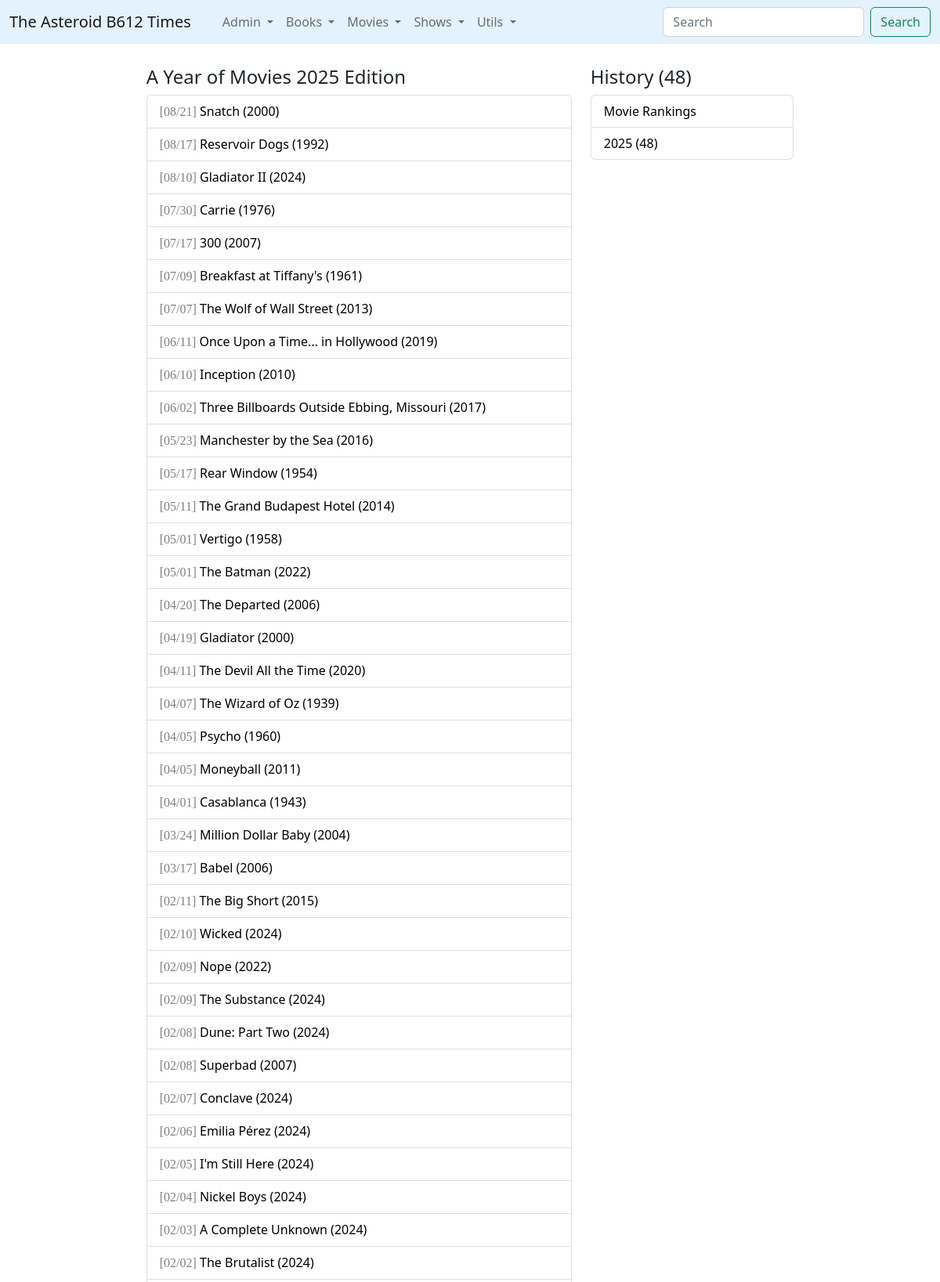
Page /movies/1 (upper part) on the committed database.
### times/models.py (models this page shows, shortened)
class MovieWatch(models.Model):
	film = models.ForeignKey(Movie, on_delete=models.CASCADE)
	wdate = models.DateField()

class Movie(models.Model):
	title = models.CharField(max_length=512)
	info = models.TextField()
	premiere = models.IntegerField()
	runtime = models.IntegerField()
	@property
	def titulo(self):
		return self.title+' ('+ str(self.premiere) +')'

### times/views.py (the view)
# urls.py: path('movies/<y>', views.movies, name='movies'),
def movies(request,y):
	max_year = MovieWatch.objects.order_by('-wdate').first()
	if int(y)==1:
		y = max_year.wdate.strftime('%Y')
	conteo = MovieWatch.objects.count()
	anhos = MovieWatch.objects.values('wdate__year').annotate(qbooks=Count('id')).order_by('-wdate__year')
	wmovies = MovieWatch.objects.filter(wdate__year=int(y)).order_by('-wdate')
	return render(request,'movie-history.html',{'wmovies':wmovies,'anho':int(y),'conteo':conteo,'anhos':anhos})

### times/templates/movie-history.html (shortened to what this page needs)
{% extends 'base_listing.html' %}
{% block contenido %}
<article>
		<h4>A Year of Movies {{anho}} Edition</h4>
	  <ul class="list-group" reversed>
        {% for a in wmovies %}
          <li class="list-group-item">
          	<span style="font-family:Consolas; color:grey;">[{{a.wdate|date:"m/d"}}]</span>
         <a href="{% url 'movie' a.film.id %}" style="color:black; text-decoration: none;">{{a.film.titulo}}</a>
          </li>
        {% endfor %}
      </ul>
</article>
<br>
{% endblock%}
{% block rightbar %}
<br>
<h4>History ({{conteo}})</h4>
      <ul class="list-group">
        <li class="list-group-item d-flex justify-content-between align-items-center">
            <a href="{% url 'movieduel' %}" style="color:black; text-decoration: none;">Movie Rankings</a>
          </li>
        {% for d in anhos %}
          <li class="list-group-item d-flex justify-content-between align-items-center">
          <a href="{% url 'movies' d.wdate__year %}" style="color:black; text-decoration: none;"> {{d.wdate__year}} ({{d.qbooks}})</a>
          </li>
        {% endfor %}
      </ul>
{% endblock %}

### rows in the picture
MovieWatch: wdate "08/21", film.titulo "Snatch (2000)"
MovieWatch: wdate "08/17", film.titulo "Reservoir Dogs (1992)"
MovieWatch: wdate "08/10", film.titulo "Gladiator II (2024)"
MovieWatch: wdate "07/30", film.titulo "Carrie (1976)"
MovieWatch: wdate "07/17", film.titulo "300 (2007)"
MovieWatch: wdate "07/09", film.titulo "Breakfast at Tiffany's (1961)"
MovieWatch: wdate "07/07", film.titulo "The Wolf of Wall Street (2013)"
MovieWatch: wdate "06/11", film.titulo "Once Upon a Time... in Hollywood (2019)"
MovieWatch: wdate "06/10", film.titulo "Inception (2010)"
MovieWatch: wdate "06/02", film.titulo "Three Billboards Outside Ebbing, Missouri (2017)"
MovieWatch: wdate "05/23", film.titulo "Manchester by the Sea (2016)"
MovieWatch: wdate "05/17", film.titulo "Rear Window (1954)"
MovieWatch: wdate "05/11", film.titulo "The Grand Budapest Hotel (2014)"
MovieWatch: wdate "05/01", film.titulo "Vertigo (1958)"
MovieWatch: wdate "05/01", film.titulo "The Batman (2022)"
MovieWatch: wdate "04/20", film.titulo "The Departed (2006)"
MovieWatch: wdate "04/19", film.titulo "Gladiator (2000)"
MovieWatch: wdate "04/11", film.titulo "The Devil All the Time (2020)"
MovieWatch: wdate "04/07", film.titulo "The Wizard of Oz (1939)"
MovieWatch: wdate "04/05", film.titulo "Psycho (1960)"
MovieWatch: wdate "04/05", film.titulo "Moneyball (2011)"
MovieWatch: wdate "04/01", film.titulo "Casablanca (1943)"
MovieWatch: wdate "03/24", film.titulo "Million Dollar Baby (2004)"
MovieWatch: wdate "03/17", film.titulo "Babel (2006)"
MovieWatch: wdate "02/11", film.titulo "The Big Short (2015)"
MovieWatch: wdate "02/10", film.titulo "Wicked (2024)"
MovieWatch: wdate "02/09", film.titulo "Nope (2022)"
MovieWatch: wdate "02/09", film.titulo "The Substance (2024)"
MovieWatch: wdate "02/08", film.titulo "Dune: Part Two (2024)"
MovieWatch: wdate "02/08", film.titulo "Superbad (2007)"
MovieWatch: wdate "02/07", film.titulo "Conclave (2024)"
MovieWatch: wdate "02/06", film.titulo "Emilia Pérez (2024)"
MovieWatch: wdate "02/05", film.titulo "I'm Still Here (2024)"
MovieWatch: wdate "02/04", film.titulo "Nickel Boys (2024)"
MovieWatch: wdate "02/03", film.titulo "A Complete Unknown (2024)"
MovieWatch: wdate "02/02", film.titulo "The Brutalist (2024)"

### other values in the picture
{{ anho }} "2025"
{{ conteo }} "48"
{{ d.wdate__year }} "2025"
{{ d.qbooks }} "48"
